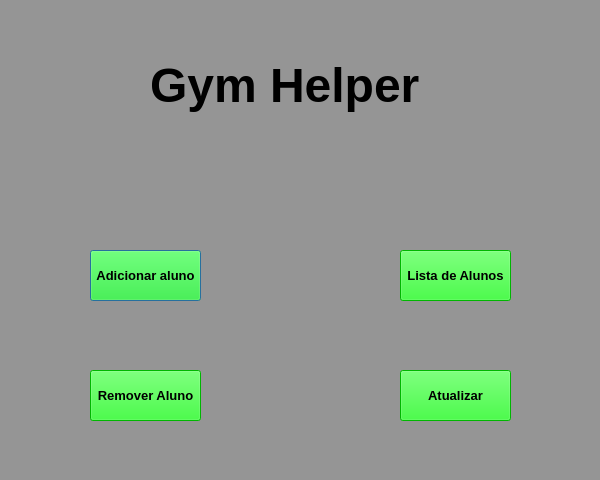
<?xml version="1.0" encoding="UTF-8"?>
<ui version="4.0">
 <class>Tela_inicial</class>
 <widget class="QDialog" name="Tela_inicial">
  <property name="geometry">
   <rect>
    <x>0</x>
    <y>0</y>
    <width>600</width>
    <height>480</height>
   </rect>
  </property>
  <property name="windowTitle">
   <string>Dialog</string>
  </property>
  <property name="styleSheet">
   <string notr="true">background-color: rgb(149, 149, 149);</string>
  </property>
  <widget class="QPushButton" name="pushButton">
   <property name="geometry">
    <rect>
     <x>90</x>
     <y>250</y>
     <width>111</width>
     <height>51</height>
    </rect>
   </property>
   <property name="font">
    <font>
     <pointsize>10</pointsize>
     <weight>75</weight>
     <bold>true</bold>
    </font>
   </property>
   <property name="styleSheet">
    <string notr="true">background-color: rgb(0, 255, 0);</string>
   </property>
   <property name="text">
    <string>Adicionar aluno</string>
   </property>
  </widget>
  <widget class="QPushButton" name="pushButton_2">
   <property name="geometry">
    <rect>
     <x>400</x>
     <y>250</y>
     <width>111</width>
     <height>51</height>
    </rect>
   </property>
   <property name="font">
    <font>
     <pointsize>10</pointsize>
     <weight>75</weight>
     <bold>true</bold>
    </font>
   </property>
   <property name="styleSheet">
    <string notr="true">background-color: rgb(0, 255, 0);</string>
   </property>
   <property name="text">
    <string>Lista de Alunos</string>
   </property>
  </widget>
  <widget class="QPushButton" name="pushButton_3">
   <property name="geometry">
    <rect>
     <x>90</x>
     <y>370</y>
     <width>111</width>
     <height>51</height>
    </rect>
   </property>
   <property name="font">
    <font>
     <pointsize>10</pointsize>
     <weight>75</weight>
     <bold>true</bold>
    </font>
   </property>
   <property name="styleSheet">
    <string notr="true">background-color: rgb(0, 255, 0);</string>
   </property>
   <property name="text">
    <string>Remover Aluno</string>
   </property>
  </widget>
  <widget class="QLabel" name="label">
   <property name="geometry">
    <rect>
     <x>150</x>
     <y>50</y>
     <width>301</width>
     <height>71</height>
    </rect>
   </property>
   <property name="font">
    <font>
     <pointsize>36</pointsize>
     <weight>75</weight>
     <bold>true</bold>
    </font>
   </property>
   <property name="text">
    <string>Gym Helper</string>
   </property>
  </widget>
  <widget class="QPushButton" name="pushButton_4">
   <property name="geometry">
    <rect>
     <x>400</x>
     <y>370</y>
     <width>111</width>
     <height>51</height>
    </rect>
   </property>
   <property name="font">
    <font>
     <pointsize>10</pointsize>
     <weight>75</weight>
     <bold>true</bold>
    </font>
   </property>
   <property name="styleSheet">
    <string notr="true">background-color: rgb(0, 255, 0);</string>
   </property>
   <property name="text">
    <string>Atualizar</string>
   </property>
  </widget>
 </widget>
 <resources/>
 <connections/>
</ui>
